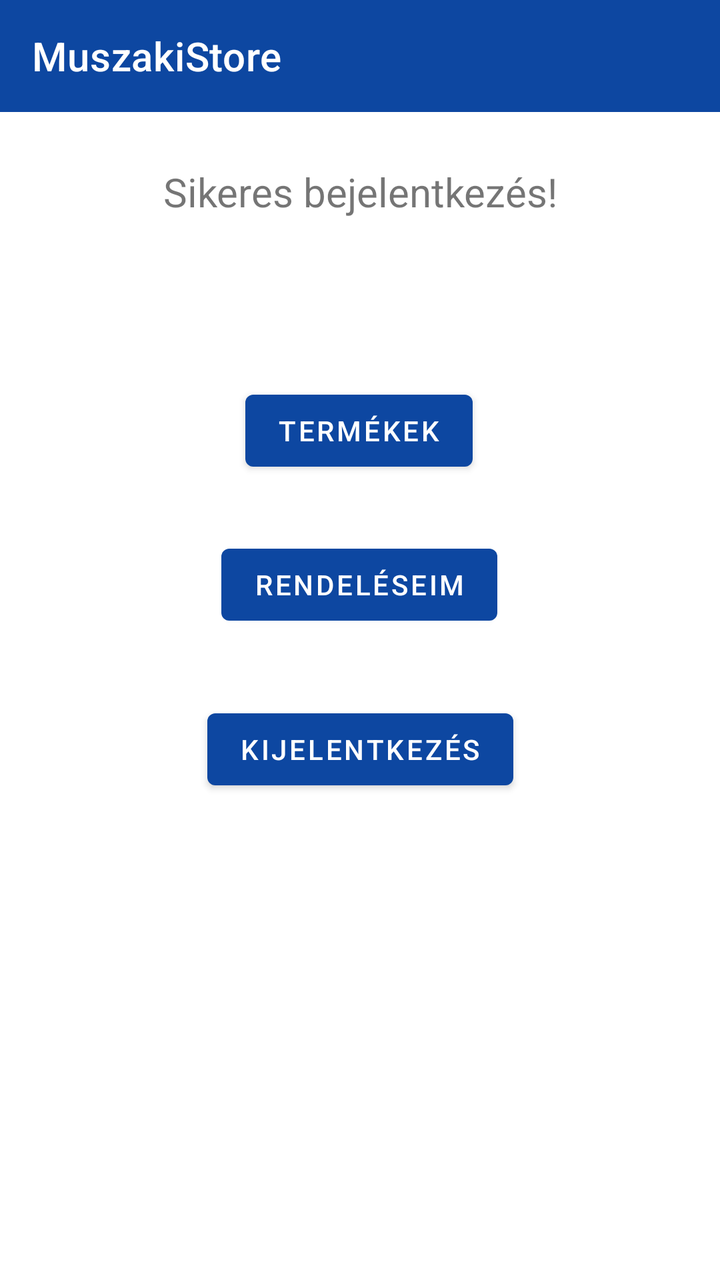
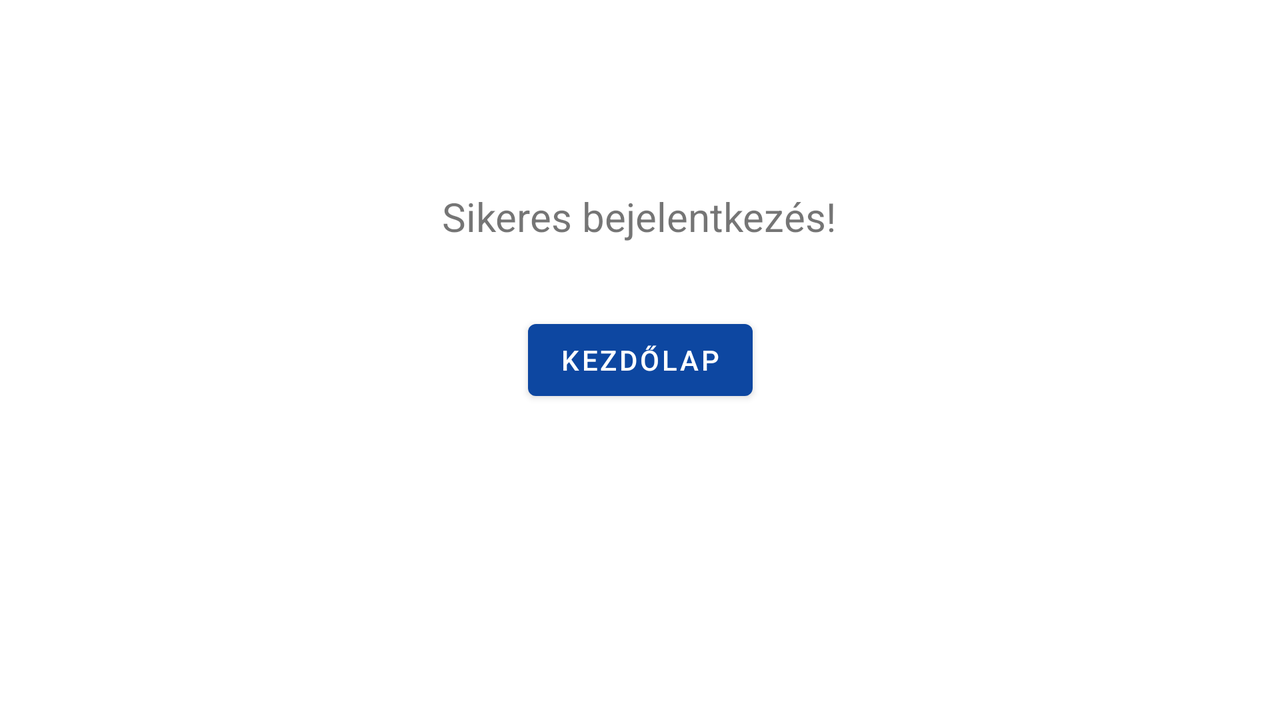

Compare how this app lays out the same screen by default and in its alternative resource folder. The renders come first, then the two layout files and the values they reference.
<!-- AndroidManifest.xml: application theme Theme.MuszakiStore -->
<!-- res/layout/activity_logout.xml -->
<?xml version="1.0" encoding="utf-8"?>
<androidx.constraintlayout.widget.ConstraintLayout xmlns:android="http://schemas.android.com/apk/res/android"
    xmlns:app="http://schemas.android.com/apk/res-auto"
    xmlns:tools="http://schemas.android.com/tools"
    android:layout_width="match_parent"
    android:layout_height="match_parent"
    tools:context=".LogoutActivity">

    <com.google.android.material.appbar.AppBarLayout
        android:layout_width="match_parent"
        android:layout_height="wrap_content">
        <com.google.android.material.appbar.MaterialToolbar
            android:id="@+id/toolbar"
            android:layout_width="match_parent"
            android:layout_height="?attr/actionBarSize"
            android:background="?attr/colorPrimary"
            app:title="MuszakiStore"
            app:titleTextColor="@android:color/white" />
    </com.google.android.material.appbar.AppBarLayout>

    <Button
        android:id="@+id/logout"
        android:layout_width="wrap_content"
        android:layout_height="wrap_content"
        android:text="Termékek"
        app:layout_constraintBottom_toBottomOf="parent"
        app:layout_constraintEnd_toEndOf="parent"
        app:layout_constraintHorizontal_bias="0.498"
        app:layout_constraintStart_toStartOf="parent"
        app:layout_constraintTop_toTopOf="parent"
        app:layout_constraintVertical_bias="0.323" />

    <Button
        android:id="@+id/order"
        android:layout_width="wrap_content"
        android:layout_height="wrap_content"
        android:text="Rendeléseim"
        app:layout_constraintBottom_toTopOf="@+id/kezdo"
        app:layout_constraintEnd_toEndOf="parent"
        app:layout_constraintHorizontal_bias="0.498"
        app:layout_constraintStart_toStartOf="parent"
        app:layout_constraintTop_toBottomOf="@+id/logout"
        app:layout_constraintVertical_bias="0.46
" />

    <Button
        android:id="@+id/kezdo"
        android:layout_width="wrap_content"
        android:layout_height="wrap_content"
        android:text="Kijelentkezés"
        app:layout_constraintBottom_toBottomOf="parent"
        app:layout_constraintEnd_toEndOf="parent"
        app:layout_constraintStart_toStartOf="parent"
        app:layout_constraintTop_toBottomOf="@+id/textView" />

    <TextView
        android:id="@+id/textView"
        android:layout_width="wrap_content"
        android:layout_height="wrap_content"
        android:text="Sikeres bejelentkezés!"
        android:textSize="20dp"
        app:layout_constraintBottom_toTopOf="@+id/logout"
        app:layout_constraintEnd_toEndOf="parent"
        app:layout_constraintStart_toStartOf="parent"
        app:layout_constraintTop_toTopOf="parent" />

</androidx.constraintlayout.widget.ConstraintLayout>
<!-- resources referenced by this layout -->
<resources>
  <style name="Theme.MuszakiStore" parent="Theme.MaterialComponents.DayNight.NoActionBar">
          !-- Primary brand color. --&gt;
          <item name="colorPrimary">#0D47A1</item>
          <item name="colorPrimaryVariant">#0D47A1</item>
          <item name="colorOnPrimary">#FFFFFF</item>
          
          <item name="colorSecondary">#000000</item>
          <item name="colorSecondaryVariant">#000000</item>
          <item name="colorOnSecondary">#FFFFFF</item>
          
          <item name="android:statusBarColor">#0D47A1</item>
          
      </style>
</resources>
<!-- res/layout-land/activity_logout.xml (the repository's variant of the layout above) -->
<!-- drawn on the phone turned sideways -->
<?xml version="1.0" encoding="utf-8"?>
<androidx.constraintlayout.widget.ConstraintLayout xmlns:android="http://schemas.android.com/apk/res/android"
    xmlns:app="http://schemas.android.com/apk/res-auto"
    xmlns:tools="http://schemas.android.com/tools"
    android:layout_width="match_parent"
    android:layout_height="match_parent"
    tools:context=".LogoutActivity">

    <Button
        android:id="@+id/logout"
        android:layout_width="wrap_content"
        android:layout_height="wrap_content"
        android:text="Kezdőlap"
        app:layout_constraintBottom_toBottomOf="parent"
        app:layout_constraintEnd_toEndOf="parent"
        app:layout_constraintStart_toStartOf="parent"
        app:layout_constraintTop_toTopOf="parent" />

    <TextView
        android:id="@+id/textView"
        android:layout_width="wrap_content"
        android:layout_height="wrap_content"
        android:text="Sikeres bejelentkezés!"
        android:textSize="20dp"
        app:layout_constraintBottom_toTopOf="@+id/logout"
        app:layout_constraintEnd_toEndOf="parent"
        app:layout_constraintHorizontal_bias="0.499"
        app:layout_constraintStart_toStartOf="parent"
        app:layout_constraintTop_toTopOf="parent"
        app:layout_constraintVertical_bias="0.735" />

</androidx.constraintlayout.widget.ConstraintLayout>
